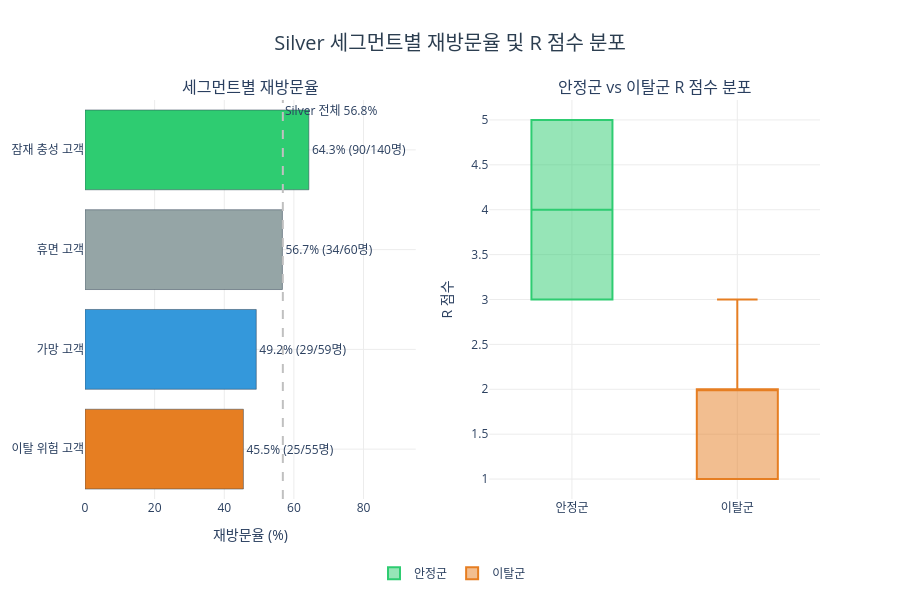

The code cell stored with this chart in its notebook:
### Code cell
h1_plot = seg_revisit[seg_revisit['세그먼트'] != '놓치면 안될 고객'].copy()
silver_revisit_rate = visit_h1['재방문'].mean() * 100

fig = make_subplots(
    rows=1, cols=2,
    subplot_titles=['세그먼트별 재방문율', '안정군 vs 이탈군 R 점수 분포']
)

for _, row in h1_plot.sort_values('재방문율').iterrows():
    fig.add_trace(go.Bar(
        x=[row['재방문율']],
        y=[row['세그먼트']],
        orientation='h',
        marker=dict(color=seg_color.get(row['세그먼트'], '#cccccc'), line=dict(color='#2c3e50', width=0.5)),
        text=[f"{row['재방문율']:.1f}% ({int(row['재방문고객'])}/{int(row['전체고객'])}명)"],
        textposition='outside',
        showlegend=False,
    ), row=1, col=1)

for group, color in [('안정군', '#2ecc71'), ('이탈군', '#e67e22')]:
    sub = visit_h1[visit_h1['그룹'] == group]['R']
    fig.add_trace(go.Box(
        y=sub,
        name=group,
        marker_color=color,
        boxpoints='outliers',
    ), row=1, col=2)

fig.add_vline(
    x=silver_revisit_rate, line_dash='dash', line_color='#C0C0C0', line_width=2,
    annotation_text=f'Silver 전체 {silver_revisit_rate:.1f}%', annotation_position='top right',
    row=1, col=1
)

fig.update_layout(
    title=dict(
        text='Silver 세그먼트별 재방문율 및 R 점수 분포',
        font=dict(size=20, color='#2c3e50'), x=0.5, xanchor='center'
    ),
    plot_bgcolor='white',
    height=600,
    legend=dict(orientation='h', yanchor='top', y=-0.15, xanchor='center', x=0.5)
)
fig.update_xaxes(gridcolor='#ececec')
fig.update_yaxes(gridcolor='#ececec')
fig.update_xaxes(title_text='재방문율 (%)', range=[0, 95], row=1, col=1)
fig.update_yaxes(title_text='R 점수', row=1, col=2)
fig.show()

### Figure 1 — Plotly figure (JSON) as saved in the notebook; plotly's stock layout.template omitted (floating-point values rounded to 4 significant figures; data arrays with more than 128 entries replaced by an {"elided": "..."} marker saying what was removed)
{"data": [{"marker": {"color": "#e67e22", "line": {"color": "#2c3e50", "width": 0.5}}, "orientation": "h", "showlegend": false, "text": ["45.5% (25/55명)"], "textposition": "outside", "type": "bar", "x": [45.5], "xaxis": "x", "y": ["이탈 위험 고객"], "yaxis": "y"}, {"marker": {"color": "#3498db", "line": {"color": "#2c3e50", "width": 0.5}}, "orientation": "h", "showlegend": false, "text": ["49.2% (29/59명)"], "textposition": "outside", "type": "bar", "x": [49.2], "xaxis": "x", "y": ["가망 고객"], "yaxis": "y"}, {"marker": {"color": "#95a5a6", "line": {"color": "#2c3e50", "width": 0.5}}, "orientation": "h", "showlegend": false, "text": ["56.7% (34/60명)"], "textposition": "outside", "type": "bar", "x": [56.7], "xaxis": "x", "y": ["휴면 고객"], "yaxis": "y"}, {"marker": {"color": "#2ecc71", "line": {"color": "#2c3e50", "width": 0.5}}, "orientation": "h", "showlegend": false, "text": ["64.3% (90/140명)"], "textposition": "outside", "type": "bar", "x": [64.3], "xaxis": "x", "y": ["잠재 충성 고객"], "yaxis": "y"}, {"boxpoints": "outliers", "marker": {"color": "#2ecc71"}, "name": "안정군", "type": "box", "xaxis": "x2", "y": {"elided": "199 int values"}, "yaxis": "y2"}, {"boxpoints": "outliers", "marker": {"color": "#e67e22"}, "name": "이탈군", "type": "box", "xaxis": "x2", "y": [2, 1, 2, 1, 1, 1, 2, 1, 1, 1, 1, 1, 2, 1, 1, 1, 1, 1, 1, 2, 1, 1, 1, 1, 2, 1, 1, 1, 1, 1, 1, 1, 1, 1, 1, 1, 1, 1, 1, 1, 1, 2, 2, 1, 1, 1, 1, 1, 1, 1, 1, 1, 1, 1, 1, 2, 3, 3, 3, 2, 2, 3, 2, 2, 2, 3, 2, 3, 3, 2, 3, 2, 2, 2, 2, 2, 2, 2, 3, 2, 2, 2, 2, 2, 2, 2, 2, 2, 3, 2, 2, 2, 3, 2, 2, 2, 3, 2, 3, 2, 2, 2, 2, 2, 2, 2, 2, 2, 2, 2, 2, 2, 2, 3, 2, 3], "yaxis": "y2"}], "layout": {"annotations": [{"font": {"size": 16}, "showarrow": false, "text": "세그먼트별 재방문율", "x": 0.225, "xanchor": "center", "xref": "paper", "y": 1, "yanchor": "bottom", "yref": "paper"}, {"font": {"size": 16}, "showarrow": false, "text": "안정군 vs 이탈군 R 점수 분포", "x": 0.775, "xanchor": "center", "xref": "paper", "y": 1, "yanchor": "bottom", "yref": "paper"}, {"showarrow": false, "text": "Silver 전체 56.8%", "x": 56.83, "xanchor": "left", "xref": "x", "y": 1, "yanchor": "top", "yref": "y domain"}], "height": 600, "legend": {"orientation": "h", "x": 0.5, "xanchor": "center", "y": -0.15, "yanchor": "top"}, "plot_bgcolor": "white", "shapes": [{"line": {"color": "#C0C0C0", "dash": "dash", "width": 2}, "type": "line", "x0": 56.83, "x1": 56.83, "xref": "x", "y0": 0, "y1": 1, "yref": "y domain"}], "title": {"font": {"color": "#2c3e50", "size": 20}, "text": "Silver 세그먼트별 재방문율 및 R 점수 분포", "x": 0.5, "xanchor": "center"}, "xaxis": {"anchor": "y", "domain": [0, 0.45], "gridcolor": "#ececec", "range": [0, 95], "title": {"text": "재방문율 (%)"}}, "xaxis2": {"anchor": "y2", "domain": [0.55, 1], "gridcolor": "#ececec"}, "yaxis": {"anchor": "x", "domain": [0, 1], "gridcolor": "#ececec"}, "yaxis2": {"anchor": "x2", "domain": [0, 1], "gridcolor": "#ececec", "title": {"text": "R 점수"}}}}
